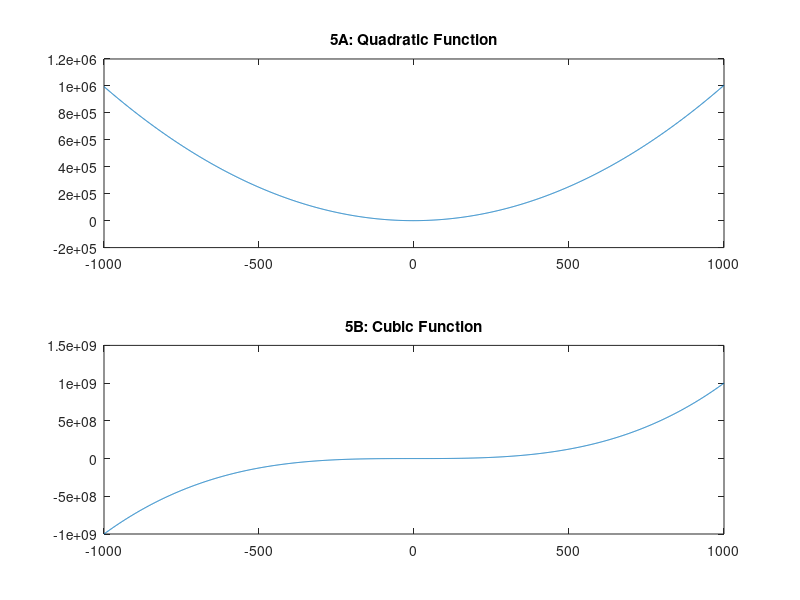

MATLAB code to generate this figure:
% ----------------------------------------------------------------- %
%  FILENAME    : dumalagan_LE1A.m
%  COURSE      : CPE 3102
%  GROUP NO.   : 3
%  AUTHOR      : Dumalagan, Danica Marie A.
%  DESCRIPTION : Contains answers to Activity #1a 
% ----------------------------------------------------------------- %

clc

disp('======================[ Number 1a ]======================')
% Number 1a
number1aA = [2 1 1;0 -3 4]
number1aB = [3 -1 3;2 0 5]
number1aAns = number1aA + number1aB

disp('======================[ Number 1b ]======================')
% Number 1b
number1bA = [1 2;3 0]
number1bB = [1 3;0 -4]
number1bAns = 3*number1bA - 2*number1bB

disp('======================[ Number 1c ]======================')
% Number 1c
number1cAns = 5*number1aA - 2*number1aB

disp('======================[ Number 2 ]=======================')
% Number 2
number2A = [1 2;3 0]
number2B = [2 -1;3 4]
number2C = [2 -2;1 3;4 -1]
number2Ans = number2C*(number2A + number2B)

disp('======================[ Number 3 ]=======================')
% Number 3
number3Ans = number2C*number2A + number2C*number2B

disp('======================[ Number 4 ]=======================')
% Number 4
x = -1000:1000;
y1 = x.^2 + 5*x + 3;
plot(x,y1,'r')

hold on

y2 = x.^3 + 4;
plot(x,y2,'b--')

hold off

disp(' ');
disp('Please see pop-up graph. Thanks!')
disp(' ');

disp('======================[ Number 5 ]=======================')
% Number 5
number5ASubplot = subplot (2, 1, 1) 
number5APlot = plot (x, y1)
number5ATitle = title(number5ASubplot,'5A: Quadratic Function')
xlabel('')
ylabel('')

% 5. b. Subplot
number5BSubplot = subplot (2, 1, 2)
number5BPlot = plot (x, y2)
number5BTitle = title(number5BSubplot,'5B: Cubic Function')
  
disp(' ');
disp('Please see pop-up graph. Thanks!')
disp(' ');

disp('======================[ Number 6a ]======================')
% Number 6a
number6a = [1 32 8 85 4 1 3 1]
number6aAns = roots(number6a)

disp('======================[ Number 6b ]======================')
% Number 6b
number6b = [3 -1 24 9 6 2]
number6bAns = roots(number6b)

disp('======================[ Number 6c ]======================')
% Number 6c
number6c = [1 77 11 1]
number6cAns = roots(number6c)

disp('======================[ Number 7a ]======================')
% Number 7a
number7a = conv(number6a,number6b)

disp('======================[ Number 7b ]======================')
% Number 7b
number7b = conv(number6a,number6c)





